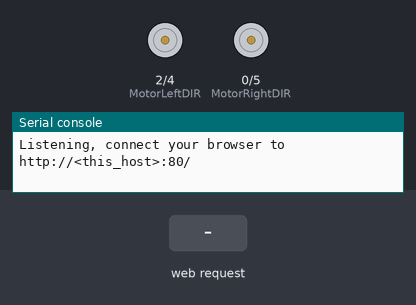
The program below on a simulated ESP8266 board running MicroPython. On the bench: direction and speed pins drawn as motors (green arrow = direction pin HIGH = forward, orange = LOW = backward, longer = more drive), the last lines printed to the serial console. Inputs (shaded band) come from the test bench. WiFi joins after 1.5 s.

Above: at 2.7 s.
2.8 s: HTTP request GET /?CMD=forward received
At 3.8 s:
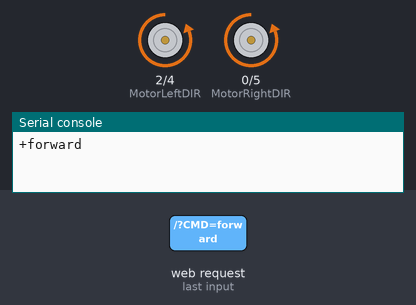
4.3 s: HTTP request GET /?CMD=back received
At 4.9 s:
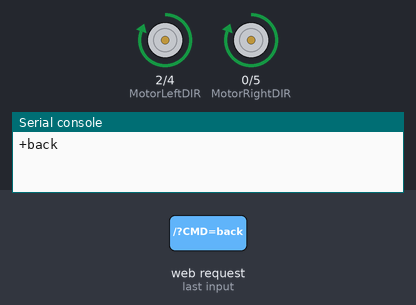
5.8 s: HTTP request GET /?CMD=left received
At 6.2 s:
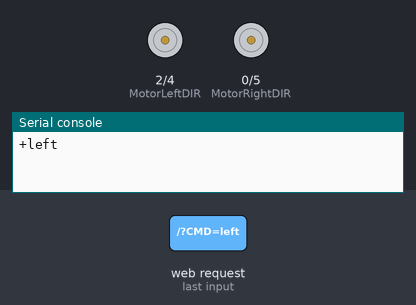
7.4 s: HTTP request GET /?CMD=right received
At 8.6 s:
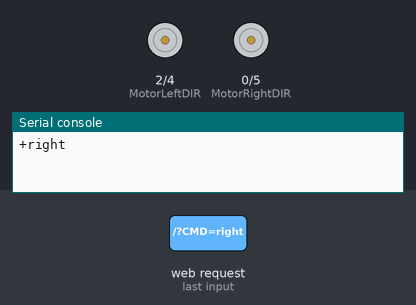
Timing chart, 0 to 10.0 s (numbered marks = the images above; inputs shaded):
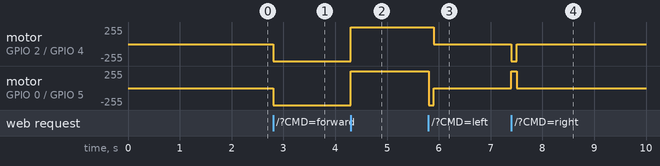

The program:

main.py
```python
"""
IoT Bootcamp - dfplayer.py
Marcus Tarquinio, Jos Verlinde
28th Abril 2018

Modified from original Botdemy code
http://www.instructables.com/id/MicroPython-IoT-Rover-Based-on-WeMos-D1-ESP-8266EX/
"""

import socket
import machine
import time

#HTML to send to browsers
html = """<!DOCTYPE html>
<html>
<head>
<title>IoT Bootcamp - Tank Control</title>
<style>
body {background-color: black}
h1 {color:red}

button {
        color: red;
        height: 200px;
        width: 200px;
        background:black;
        border: 3px solid #4CAF50; /* Green */
        border-radius: 50%;
        font-size: 250%;
        position: center;
}
</style>
</head>
<body>
<center><h1>IoT Bootcamp - Tank Control</h1>
<form>
<div><button name="CMD" value="forward" type="submit">Forward</button></div>
<div><button name="CMD" value="left" type="submit">Left</button>
<button name="CMD" value="stop" type="submit">Stop</button>
<button name="CMD" value="right" type="submit">Right</button></div>
<div><button name="CMD" value="back" type="submit">Back</button></div>
</form>
</center>
</body>
</html>
"""

# ESP-12E Motor Shield based on ESP8266
# https://smartarduino.gitbooks.io/user-mannual-for-esp-12e-motor-shield/content/interface.html
#D1 -> GPIO5 -> PWMA(motor A - right)
#D2 -> GIOO4 -> PWMB (motor B - left)
#D3 -> GPIO0 -> DA (direction of motor A - right)
#D4 -> GPI02 -> DB (direction of motor B - left)

MotorRightPWM = machine.Pin(5, machine.Pin.OUT)
MotorLeftPWM = machine.Pin(4, machine.Pin.OUT)

MotorRightDIR = machine.Pin(0, machine.Pin.OUT)
MotorLeftDIR = machine.Pin(2, machine.Pin.OUT)

def forward():
  MotorRightPWM.value(1)
  MotorLeftPWM.value(1)
  MotorRightDIR.value(0)
  MotorLeftDIR.value(0)

def back():
  MotorRightPWM.value(1)
  MotorLeftPWM.value(1)
  MotorRightDIR.value(1)
  MotorLeftDIR.value(1)

def left():
  MotorRightPWM.value(1)
  MotorLeftPWM.value(1)
  MotorRightDIR.value(0)
  MotorLeftDIR.value(1)
  time.sleep_ms(100)
  stop()

def right():
  MotorRightPWM.value(1)
  MotorLeftPWM.value(1)
  MotorRightDIR.value(1)
  MotorLeftDIR.value(0)
  time.sleep_ms(100)
  stop()

def stop():
  MotorRightPWM.value(0)
  MotorLeftPWM.value(0)
  MotorRightDIR.value(0)
  MotorLeftDIR.value(0)

#Setup Socket WebServer
#s = socket.socket(socket.AF_INET, socket.SOCK_STREAM)
s = socket.socket()

#new?
s.setsockopt(socket.SOL_SOCKET, socket.SO_REUSEADDR, 1)

s.bind(('', 80))
s.listen(5)
print("Listening, connect your browser to http://<this_host>:80/")

counter = 0

while True:
    conn, addr = s.accept()
    print("Got a connection from %s" % str(addr))
    request = conn.recv(1024)
    print("Content = %s" % str(request))
    request = str(request)

    CMD_forward = request.find('/?CMD=forward')
    CMD_back = request.find('/?CMD=back')
    CMD_left = request.find('/?CMD=left')
    CMD_right = request.find('/?CMD=right')
    CMD_stop = request.find('/?CMD=stop')

    #print("Data: " + str(CMD_forward))
    #print("Data: " + str(CMD_back))
    #print("Data: " + str(CMD_left))
    #print("Data: " + str(CMD_right))
    #print("Data: " + str(CMD_stop))

    if CMD_forward == 6:
        print('+forward')
        forward()
    if CMD_back == 6:
        print('+back')
        back()
    if CMD_left == 6:
        print('+left')
        left()
    if CMD_right == 6:
        print('+right')
        right()
    if CMD_stop == 6:
        print('+stop')
        stop()
    response = html
    conn.send(response)
    conn.close()
```

boot.py
```python
"""
IoT Bootcamp - dfplayer.py
Marcus Tarquinio, Jos Verlinde
28th Abril 2018

Modified from original Botdemy code
http://www.instructables.com/id/MicroPython-IoT-Rover-Based-on-WeMos-D1-ESP-8266EX/
"""
# This file is executed on every boot (including wake-boot from deepsleep)
#import esp
#esp.osdebug(None)
import gc
import webrepl

def do_connect():
  import network
  sta_if = network.WLAN(network.STA_IF)
  if not sta_if.isconnected():
    print('connecting to network...')
    sta_if.active(True)
    sta_if.ifconfig(('192.168.8.200','255.255.255.0','192.168.8.1','192.168.8.1'))
    sta_if.connect('IOTBOOTCAMP','MicroPython')
    while not sta_if.isconnected():
      pass
  print('network config:', sta_if.ifconfig())

do_connect()
webrepl.start()
gc.collect()
```

Measured:
- after the input at 2.8 s, motor on GPIO 2 (MotorLeftDIR) / GPIO 4 (MotorLeftPWM), motor on GPIO 0 (MotorRightDIR) / GPIO 5 (MotorRightPWM): stopped → backward 255/255 at once
- after the input at 4.3 s, motor on GPIO 2 (MotorLeftDIR) / GPIO 4 (MotorLeftPWM), motor on GPIO 0 (MotorRightDIR) / GPIO 5 (MotorRightPWM): backward 255/255 → forward 255/255 at once
- after the input at 5.8 s, motor on GPIO 2 (MotorLeftDIR) / GPIO 4 (MotorLeftPWM): forward 255/255 → stopped after 0.10 s; motor on GPIO 0 (MotorRightDIR) / GPIO 5 (MotorRightPWM): forward 255/255 → backward 255/255 at once, → stopped 0.10 s later
- after the input at 7.4 s, motor on GPIO 2 (MotorLeftDIR) / GPIO 4 (MotorLeftPWM): stopped → backward 255/255 at once, → stopped 0.10 s later; motor on GPIO 0 (MotorRightDIR) / GPIO 5 (MotorRightPWM): stopped → forward 255/255 at once, → stopped 0.10 s later
